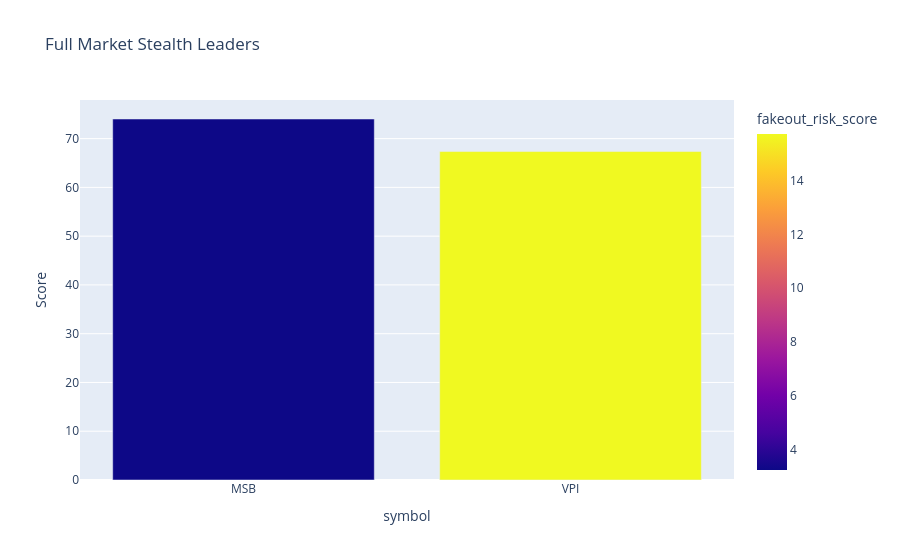
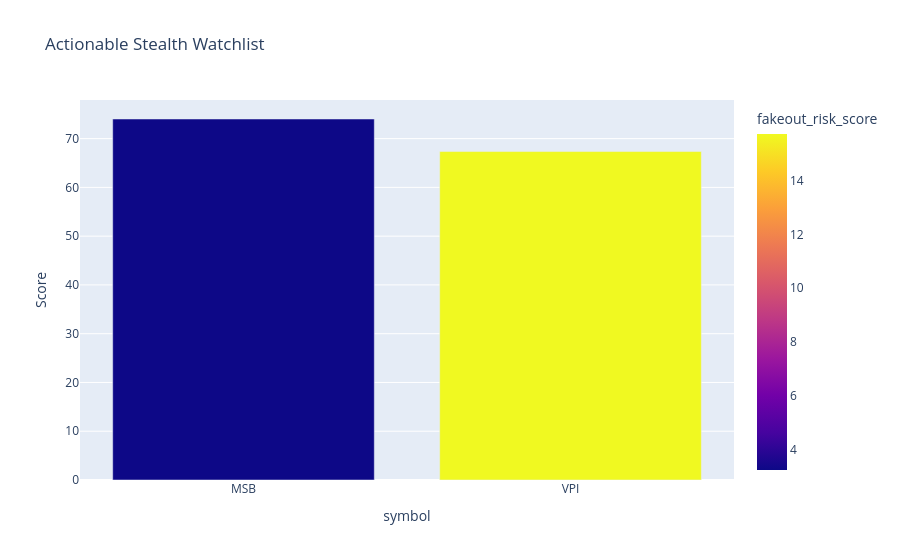
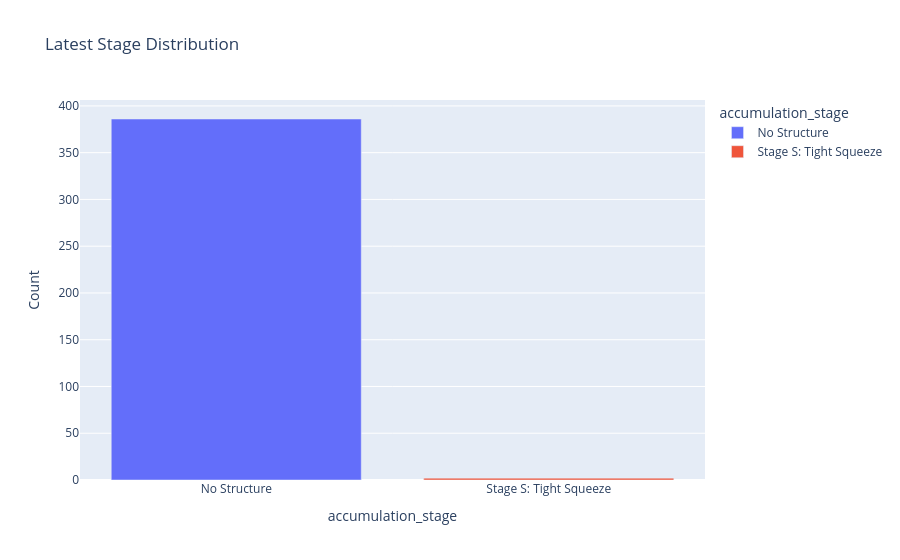
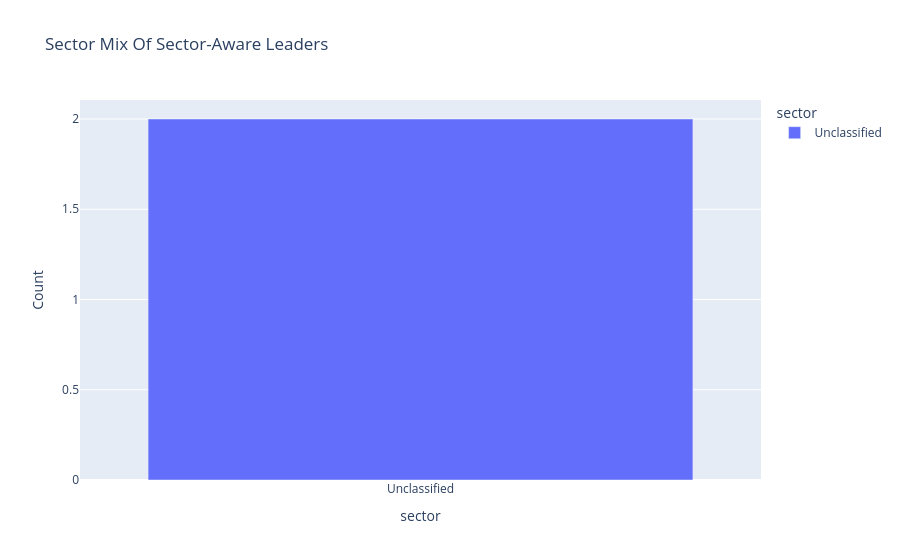

Source (notebook cell) for these figures, in order:
### Code cell
# Cell: Visualize Scan Diagnostics
display(screen_score_bar_chart(latest_leaders, top_n=top_n, title="Full Market Stealth Leaders"))
display(screen_score_bar_chart(latest_watchlist if not latest_watchlist.empty else latest_leaders, top_n=top_n, title="Actionable Stealth Watchlist"))

latest_date = screen_df["date"].max()
display(stage_distribution_chart(screen_df[screen_df["date"] == latest_date], title="Latest Stage Distribution"))
display(sector_distribution_chart(sector_leaders, title="Sector Mix Of Sector-Aware Leaders"))

### Figure 1 — Plotly figure (JSON) as saved in the notebook; plotly's stock layout.template omitted (floating-point values rounded to 4 significant figures)
{"data": [{"customdata": [[72.73, 53.88, "Stage S: Tight Squeeze"], [65.32, 54.51, "Stage S: Tight Squeeze"]], "hovertemplate": "symbol=%{x}<br>Score=%{y}<br>accumulation_score=%{customdata[0]}<br>breakout_quality_score=%{customdata[1]}<br>accumulation_stage=%{customdata[2]}<br>fakeout_risk_score=%{marker.color}<extra></extra>", "legendgroup": "", "marker": {"color": [3.232, 15.75], "coloraxis": "coloraxis", "pattern": {"shape": ""}}, "name": "", "orientation": "v", "showlegend": false, "textposition": "auto", "type": "bar", "x": ["MSB", "VPI"], "xaxis": "x", "y": [74.02, 67.35], "yaxis": "y"}], "layout": {"barmode": "relative", "coloraxis": {"colorbar": {"title": {"text": "fakeout_risk_score"}}, "colorscale": [[0, "#0d0887"], [0.1111, "#46039f"], [0.2222, "#7201a8"], [0.3333, "#9c179e"], [0.4444, "#bd3786"], [0.5556, "#d8576b"], [0.6667, "#ed7953"], [0.7778, "#fb9f3a"], [0.8889, "#fdca26"], [1, "#f0f921"]]}, "legend": {"tracegroupgap": 0}, "title": {"text": "Full Market Stealth Leaders"}, "xaxis": {"anchor": "y", "domain": [0, 1], "title": {"text": "symbol"}}, "yaxis": {"anchor": "x", "domain": [0, 1], "title": {"text": "Score"}}}}

### Figure 2 — Plotly figure (JSON) as saved in the notebook; plotly's stock layout.template omitted (floating-point values rounded to 4 significant figures)
{"data": [{"customdata": [[72.73, 53.88, "Stage S: Tight Squeeze"], [65.32, 54.51, "Stage S: Tight Squeeze"]], "hovertemplate": "symbol=%{x}<br>Score=%{y}<br>accumulation_score=%{customdata[0]}<br>breakout_quality_score=%{customdata[1]}<br>accumulation_stage=%{customdata[2]}<br>fakeout_risk_score=%{marker.color}<extra></extra>", "legendgroup": "", "marker": {"color": [3.232, 15.75], "coloraxis": "coloraxis", "pattern": {"shape": ""}}, "name": "", "orientation": "v", "showlegend": false, "textposition": "auto", "type": "bar", "x": ["MSB", "VPI"], "xaxis": "x", "y": [74.02, 67.35], "yaxis": "y"}], "layout": {"barmode": "relative", "coloraxis": {"colorbar": {"title": {"text": "fakeout_risk_score"}}, "colorscale": [[0, "#0d0887"], [0.1111, "#46039f"], [0.2222, "#7201a8"], [0.3333, "#9c179e"], [0.4444, "#bd3786"], [0.5556, "#d8576b"], [0.6667, "#ed7953"], [0.7778, "#fb9f3a"], [0.8889, "#fdca26"], [1, "#f0f921"]]}, "legend": {"tracegroupgap": 0}, "title": {"text": "Actionable Stealth Watchlist"}, "xaxis": {"anchor": "y", "domain": [0, 1], "title": {"text": "symbol"}}, "yaxis": {"anchor": "x", "domain": [0, 1], "title": {"text": "Score"}}}}

### Figure 3 — Plotly figure (JSON) as saved in the notebook; plotly's stock layout.template omitted (floating-point values rounded to 4 significant figures)
{"data": [{"hovertemplate": "accumulation_stage=%{x}<br>Count=%{y}<extra></extra>", "legendgroup": "No Structure", "marker": {"color": "#636efa", "pattern": {"shape": ""}}, "name": "No Structure", "orientation": "v", "showlegend": true, "textposition": "auto", "type": "bar", "x": ["No Structure"], "xaxis": "x", "y": [386], "yaxis": "y"}, {"hovertemplate": "accumulation_stage=%{x}<br>Count=%{y}<extra></extra>", "legendgroup": "Stage S: Tight Squeeze", "marker": {"color": "#EF553B", "pattern": {"shape": ""}}, "name": "Stage S: Tight Squeeze", "orientation": "v", "showlegend": true, "textposition": "auto", "type": "bar", "x": ["Stage S: Tight Squeeze"], "xaxis": "x", "y": [2], "yaxis": "y"}], "layout": {"barmode": "relative", "legend": {"title": {"text": "accumulation_stage"}, "tracegroupgap": 0}, "title": {"text": "Latest Stage Distribution"}, "xaxis": {"anchor": "y", "categoryarray": ["No Structure", "Stage S: Tight Squeeze"], "categoryorder": "array", "domain": [0, 1], "title": {"text": "accumulation_stage"}}, "yaxis": {"anchor": "x", "domain": [0, 1], "title": {"text": "Count"}}}}

### Figure 4 — Plotly figure (JSON) as saved in the notebook; plotly's stock layout.template omitted (floating-point values rounded to 4 significant figures)
{"data": [{"hovertemplate": "sector=%{x}<br>Count=%{y}<extra></extra>", "legendgroup": "Unclassified", "marker": {"color": "#636efa", "pattern": {"shape": ""}}, "name": "Unclassified", "orientation": "v", "showlegend": true, "textposition": "auto", "type": "bar", "x": ["Unclassified"], "xaxis": "x", "y": [2], "yaxis": "y"}], "layout": {"barmode": "relative", "legend": {"title": {"text": "sector"}, "tracegroupgap": 0}, "title": {"text": "Sector Mix Of Sector-Aware Leaders"}, "xaxis": {"anchor": "y", "categoryarray": ["Unclassified"], "categoryorder": "array", "domain": [0, 1], "title": {"text": "sector"}}, "yaxis": {"anchor": "x", "domain": [0, 1], "title": {"text": "Count"}}}}
